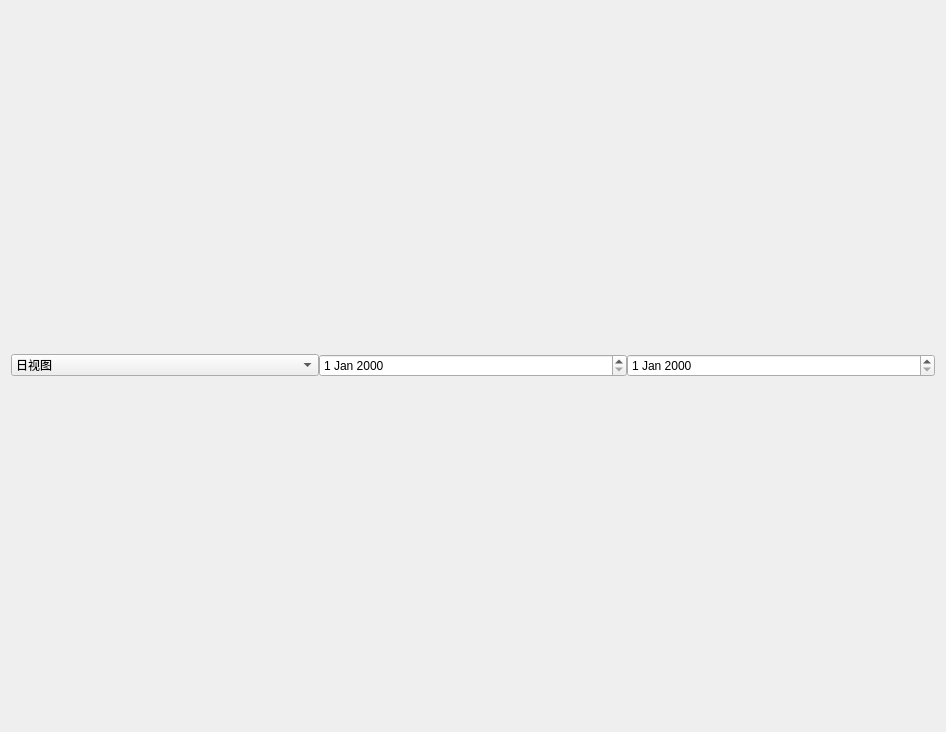
<?xml version="1.0" encoding="UTF-8"?>
<ui version="4.0">
 <class>StatisticsWidget</class>
 <widget class="QWidget" name="StatisticsWidget">
  <property name="geometry">
   <rect>
    <x>0</x>
    <y>0</y>
    <width>946</width>
    <height>732</height>
   </rect>
  </property>
  <property name="windowTitle">
   <string>历史使用统计</string>
  </property>
  <layout class="QVBoxLayout" name="verticalLayout">
   <item>
    <layout class="QHBoxLayout" name="horizontalLayout">
     <property name="spacing">
      <number>0</number>
     </property>
     <item>
      <widget class="QComboBox" name="comboBox_view_mode">
       <property name="toolTip">
        <string>选择视图方式(注：日视图最多显示7天的内容)</string>
       </property>
       <item>
        <property name="text">
         <string>日视图</string>
        </property>
       </item>
       <item>
        <property name="text">
         <string>周视图</string>
        </property>
       </item>
       <item>
        <property name="text">
         <string>月视图</string>
        </property>
       </item>
      </widget>
     </item>
     <item>
      <widget class="QDateEdit" name="dateEdit_begin">
       <property name="toolTip">
        <string>请选择开始日期</string>
       </property>
      </widget>
     </item>
     <item>
      <widget class="QDateEdit" name="dateEdit_end">
       <property name="toolTip">
        <string>请选择结束日期</string>
       </property>
      </widget>
     </item>
    </layout>
   </item>
   <item>
    <layout class="QHBoxLayout" name="GraphicLayout">
     <property name="sizeConstraint">
      <enum>QLayout::SetNoConstraint</enum>
     </property>
     <property name="topMargin">
      <number>0</number>
     </property>
    </layout>
   </item>
  </layout>
 </widget>
 <resources/>
 <connections/>
</ui>
